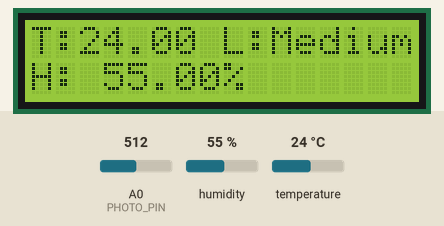
This sketch was run on a simulated Arduino Uno, built with avr-gcc and run on an emulated ATmega328P. On the bench: 16×2 character LCD. The test bench sets the inputs (shaded band); at power-on: A0 (PHOTO_PIN) = 512, humidity 55 %, temperature 24 °C. The local clock reads 2024-03-15 10:24:30 at power-on unless the sketch sets it; what the sketch prints to the serial monitor is not drawn.

Above: at 1.2 s.
1.3 s: A0 (PHOTO_PIN) set to 591
7.3 s: A0 (PHOTO_PIN) set to 610
At 11.5 s:
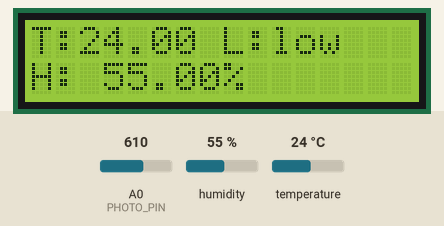
13.3 s: A0 (PHOTO_PIN) set to 290
At 16.5 s:
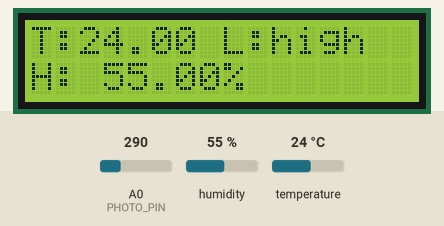
19.3 s: humidity set to 22 %
At 21.5 s:
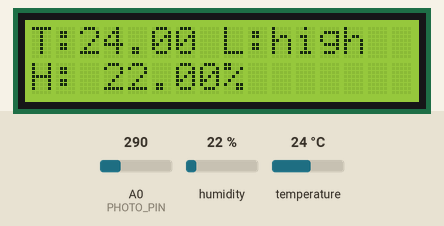
25.3 s: temperature set to 12 °C
At 31.4 s:
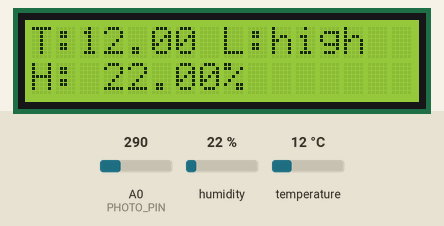
31.7 s: humidity set to 40 %
At 36.6 s:
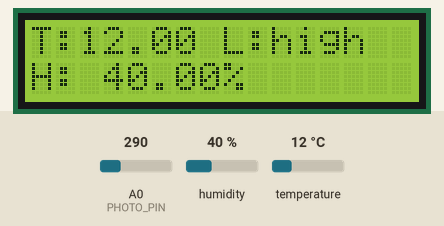
Timing chart, 0 to 38.1 s (numbered marks = the images above; inputs shaded):
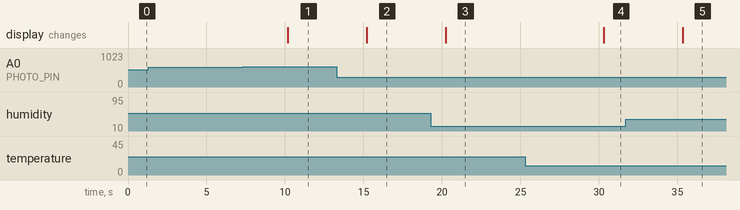

Measured:
- the behaviour switches between 599 and 600 on A0 (PHOTO_PIN) (found by bisection; images 0 and 1)
- after the input at 1.3 s, every drawn part: stays the same
- after the input at 7.3 s, the display: changes after 2.9 s (image 1)
- after the input at 13.3 s, the display: changes after 1.9 s (image 2)
- after the input at 19.3 s, the display: changes after 0.93 s (image 3)
- after the input at 25.3 s, the display: changes after 5.0 s (image 4)
- after the input at 31.7 s, the display: changes after 3.6 s (image 5)

The sketch:

env.ino
```cpp
#include <Wire.h>
#include <LiquidCrystal.h>
#include <RTClib.h>
#include <DHT.h>

// Pin definitions
#define TEMP_HUMIDITY_PIN 2
#define PHOTO_PIN A0

// DHT sensor type
#define DHTTYPE DHT11

// Data storage variables
float temperature;
float humidity;
String lightCategory;
int lightLevel;

// LCD display object
LiquidCrystal lcd(8, 9, 4, 5, 6, 7);

// RTC object
RTC_DS1307 rtc;

// DHT sensor object
DHT dht(TEMP_HUMIDITY_PIN, DHTTYPE);

void setup() {
  // Initialize serial communication
  Serial.begin(9600);

  // Initialize LCD display
  lcd.begin(16, 2);
  // You can uncomment the next line if you want to turn on the backlight
  // analogWrite(10, 255);

  // Initialize RTC
  Wire.begin();
  rtc.begin();
  rtc.adjust(DateTime(F(__DATE__), F(__TIME__)));

  // Initialize DHT sensor
  dht.begin();

  // Set pin mode
  pinMode(PHOTO_PIN, INPUT);
}

void loop() {
  // Read temperature and humidity
  readTempHumidity();

  // Read light level
  lightLevel = analogRead(PHOTO_PIN);

  if (lightLevel < 300) {
    lightCategory = "high";
  }
  else if (lightLevel < 600) {
    lightCategory = "Medium";
  }
  else {
    lightCategory = "low";
  }
  // Display data on LCD
   lcd.clear();
  lcd.setCursor(0, 0);
  lcd.print("T:");
  lcd.print(temperature);
  lcd.print(" C");
  lcd.setCursor(0, 1);
  lcd.print("H: ");
  lcd.print(humidity);
  lcd.print("%");

  lcd.setCursor(8, 0);
  lcd.print("L:");
  lcd.print(lightCategory);

  // Timestamp data
  DateTime now = rtc.now();
  String timestamp = String(now.year()) + "/" + String(now.month()) + "/" + String(now.day()) + " " + String(now.hour()) + ":" + String(now.minute()) + ":" + String(now.second());

  // Print data to serial monitor
  Serial.print(timestamp);
  Serial.print(",");
  Serial.print(temperature);
  Serial.print(",");
  Serial.print(humidity);
  Serial.print(",");
  Serial.println(lightLevel);

  // Wait for fixed interval
  delay(5000);
}

void readTempHumidity() {
  // Read temperature and humidity from DHT11 sensor
  temperature = dht.readTemperature();
  humidity = dht.readHumidity();

  // Check if the readings failed and exit early (to try again).
  if (isnan(temperature) || isnan(humidity)) {
    Serial.println("Failed to read from DHT sensor!");
    return;
  }
}
```
